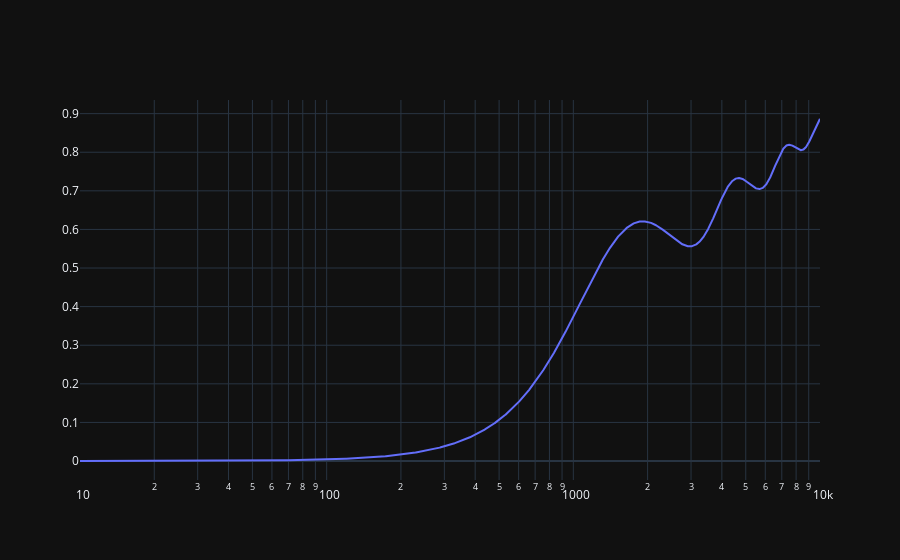

The notebook cell saved with this chart:
### Code cell
## Schräge Inzidenz (Oblique Incidence)
## Paremeter 
air_speed = 344
air_density = 1.213  # dichte von Luft-Schicht
viskosity = 1.839*10**(-5)
P0 = 101325 # Pressure Pa

# Parameters
phi = 0.98
# material variables
# • For fibrous material with thermoplastic bi-component fibers binding or in the
# absence of thermoset resin binding α∞ = 1.
# • For foam material with open membranes (high reticulation) after typical free
# expansion 1.1 < α∞ < 1.4.
# • For foam material with semi-closed membranes (low reticulation) after typical
# injection molding expansion or relatively closed cell free expansion 1.5 < α∞ <
# 2.5.
alpha_infi = 1.4 # here a checkbox for choice
sigmas = [2600, 2600]

# gamma = 1.4
# viskosität_L = 85*10**(-6)
# thermisch_L = viskosität_L*2
# Pr = 0.71
# viskosität = 1.839*10**(-5)

# Frequenz Bereich
L1 = float(input('poroese Schicht Dicke(mm):'))
L1 = L1/1000
L2 = float(input('Luft Schicht Dicke(mm):'))
L2 = L2/1000
angle = float(input('Einfallswinkel(Grad):'))
theta = np.pi*angle/180 # theta nur rad sein können
frequency_min = 10
frequency_max = float(input('max. frequenz:'))
frequency_range = np.arange(frequency_min, frequency_max)


len = int(frequency_max - frequency_min)
alphas = np.zeros((2,len)) # Array speichert Absorptionsgrad
# alphas = np.array([]) # Array speichert Absorptionsgrad

# Impedanz
Z0 = air_speed * air_density
#Z2 = luft_dichte * luft_c  # Luft-Schicht

for i in range(2):
    sigma = sigmas[i]
    j =0
    for f in frequency_range:
        Z1, k1 = JAC(f, phi, sigma, alpha_infi, P0, air_density, viskosity)
        Z2 = air_density * air_speed

        k0 = 2*np.pi*f / (air_speed)
        k2 = k0

        T_total = tmm(theta,k0,k1,L1,Z1,k2,L2,Z2)
        
        # Absorptionsgrad berechnen
        R = (T_total[0, 0]*cos(theta) - Z0*T_total[1, 0]) / (T_total[0, 0]*cos(theta) + Z0*T_total[1, 0]) # Reflexionskoeffizient
        alpha = 1 - (abs(R)**2)
        alphas[i,j] = alpha
        j = j+1
   

# Ersetzen der Werte durch 0
alphas[(alphas < 0.000001) & (alphas > 0)] = 0

# Diagramm, Grad über Frequenz
fig = go.Figure()
fig.add_trace(go.Scatter(x=frequency_range, y=alphas[0,:]))
fig.update_xaxes(type="log")
fig.show()

### Figure 1 — Plotly figure (JSON) as saved in the notebook; plotly's stock layout.template omitted (floating-point values rounded to 4 significant figures; data arrays with more than 128 entries replaced by an {"elided": "..."} marker saying what was removed)
{"data": [{"x": {"elided": "9990 float values"}, "y": {"elided": "9990 float values"}, "type": "scatter"}], "layout": {"xaxis": {"type": "log"}}}
